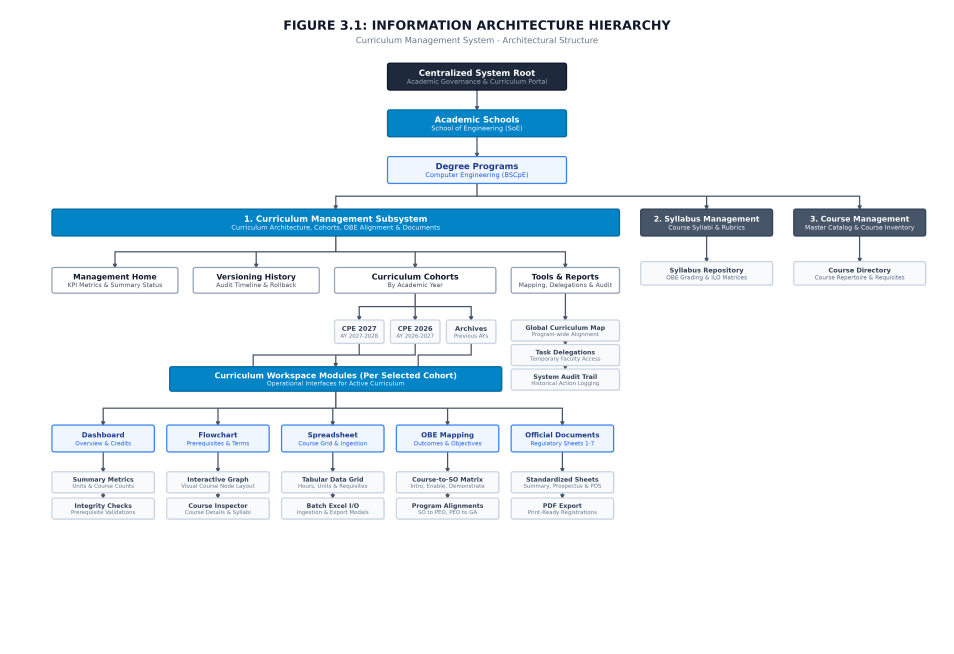
#> input picture generated_graphs/Figure_3.1_Information_Architecture_Flowchart.png, 4770 x 3270 px (shown at 1/5 size)
$ python -i process_all_wireframes.py   (imports and definitions only)
#> lines starting #> are read from the running program, lines starting #| are printed output that depends on the picture; after the words box and inside, x2 and y2 are one past the last pixel; in counts of white or black regions, pixels touching at a corner belong together
import os
import shutil
import zipfile
from PIL import Image, ImageOps, ImageFilter, ImageDraw, ImageFont
import numpy as np

def generate_unbranded_wireframe(src_screen_path, browser_url="system://curriculum-management"):
#> called with browser_url = 'system://curriculum-management'
    target_w, target_h = 3270, 2070
    chrome_h = 100
    content_h = target_h - chrome_h

    # 1. Load source screenshot
    src = Image.open(src_screen_path).convert('RGB')
    src_resized = src.resize((target_w, content_h), Image.Resampling.LANCZOS)

    # 2. Convert to grayscale array
    arr = np.array(src_resized.convert('L'), dtype=np.float32)
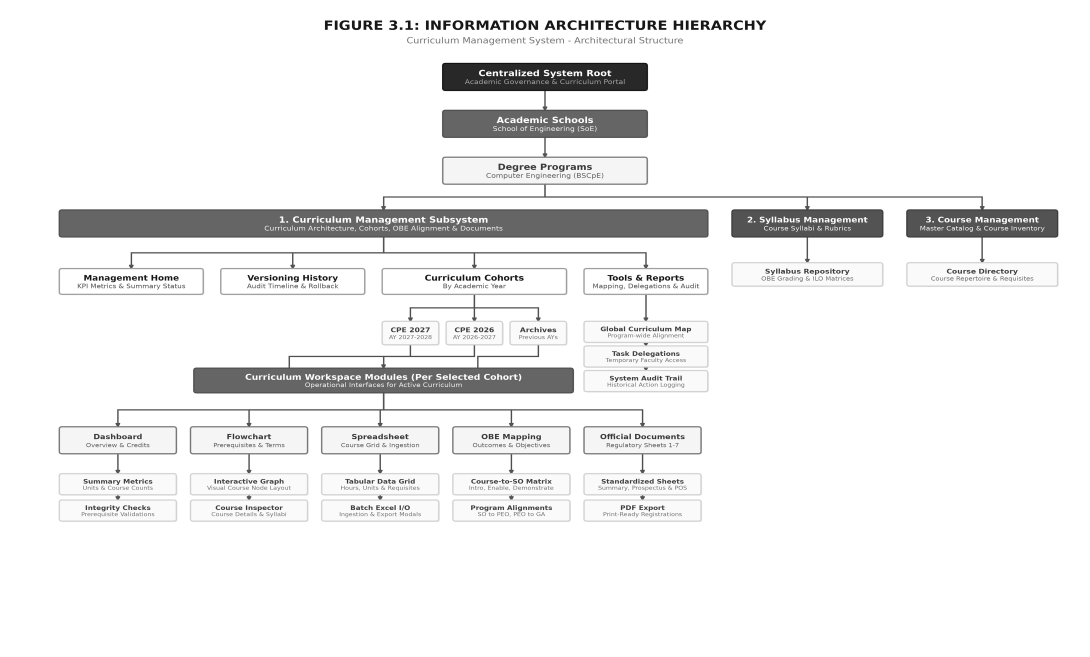
#> arr: shape (1970, 3270) float32 (shown at 1/3 size); min 1, max 255, mean 239.5

    # Clean edge detection
    pil_gray = Image.fromarray(arr.astype(np.uint8))
    edges = np.array(pil_gray.filter(ImageFilter.FIND_EDGES), dtype=np.float32)

    # Base white canvas
    wf = np.ones_like(arr) * 255.0

    # Cards & section background (light gray #F8FAFC)
    card_mask = (arr >= 225) & (arr <= 248)
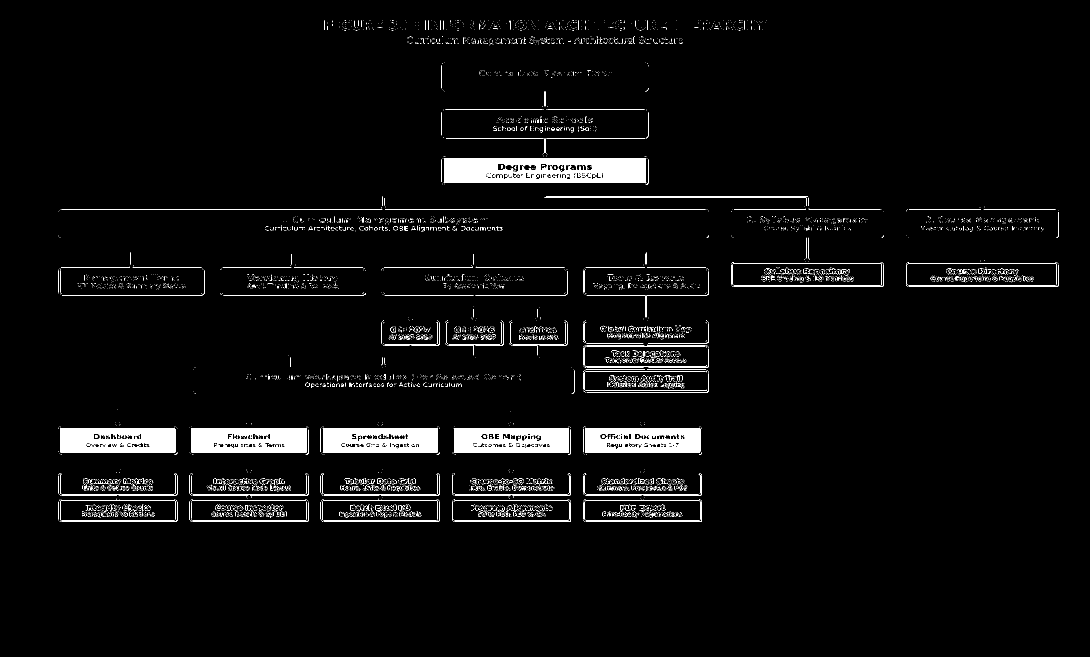
#> card_mask: shape (1970, 3270) bool (shown at 1/3 size); 3.2% white; 11156 white regions (10933 under 20 px), largest, box (x1, y1, x2, y2) and area: (1331, 474, 1939, 550) 37594, (181, 1283, 527, 1359) 22196, (574, 1283, 920, 1359) 22172
    wf[card_mask] = 250.0

    # Edges become crisp black lines
    edge_mask = edges > 25
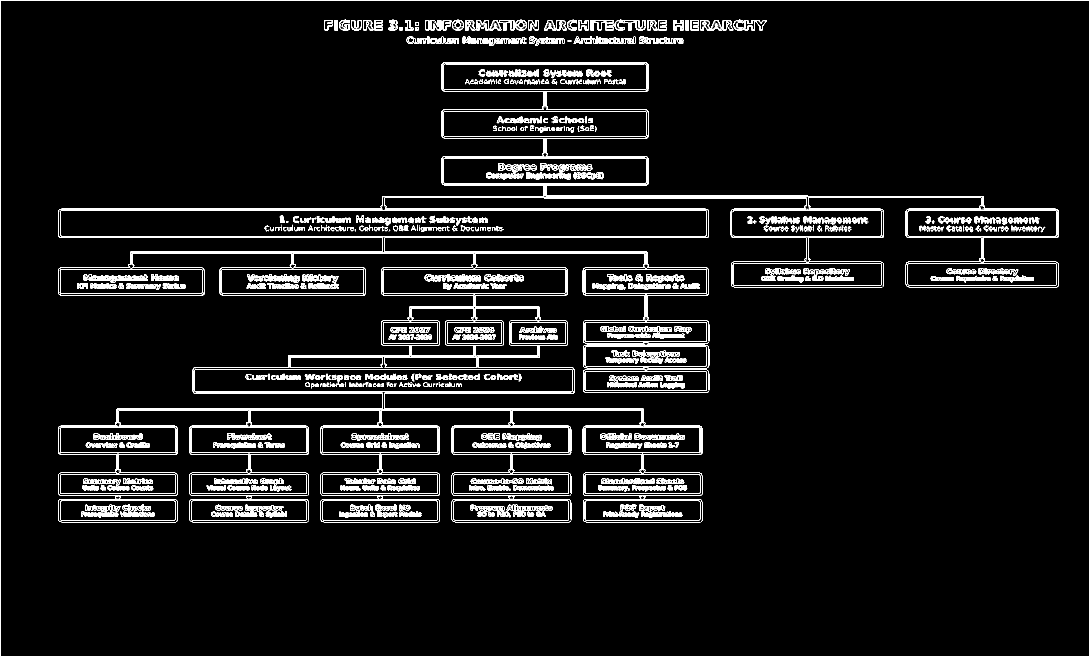
#> edge_mask: shape (1970, 3270) bool (shown at 1/3 size); 4.3% white in thin lines or dots
    wf[edge_mask] = np.clip(255.0 - (edges[edge_mask] * 2.3), 0, 0)

    # Dark text and dark buttons become solid black
    text_mask = arr < 135
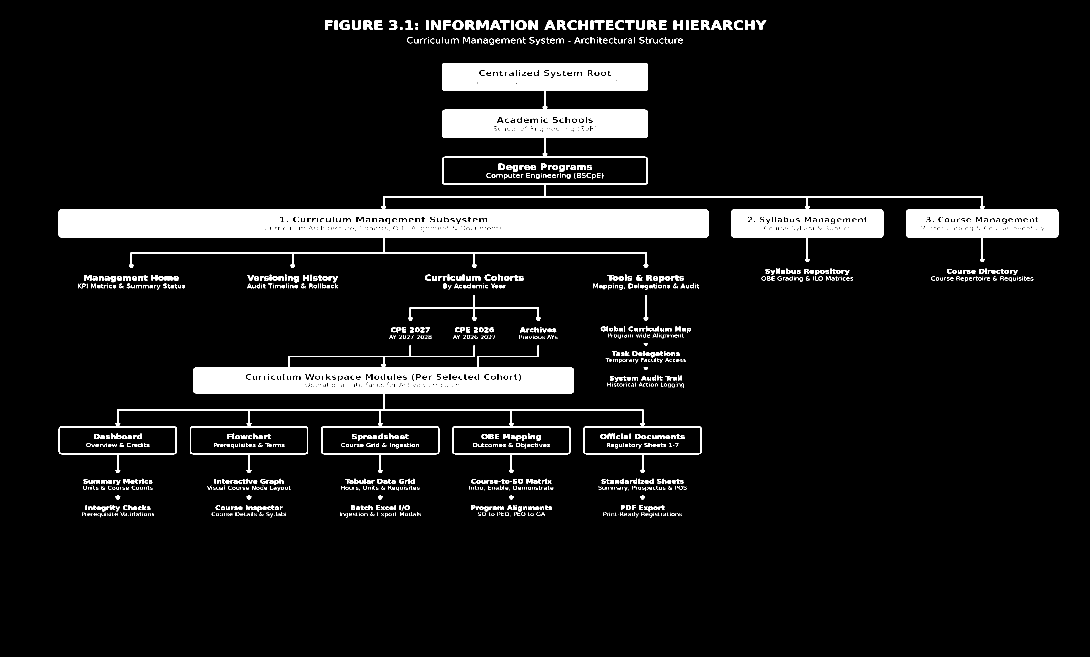
#> text_mask: shape (1970, 3270) bool (shown at 1/3 size); 8% white; 1496 white regions (662 under 20 px), largest, box (x1, y1, x2, y2) and area: (176, 189, 3175, 804) 337865, (176, 1036, 2105, 1419) 101748, (1224, 885, 1622, 962) 1938
    wf[text_mask] = np.clip(arr[text_mask] * 0.5, 0, 0)
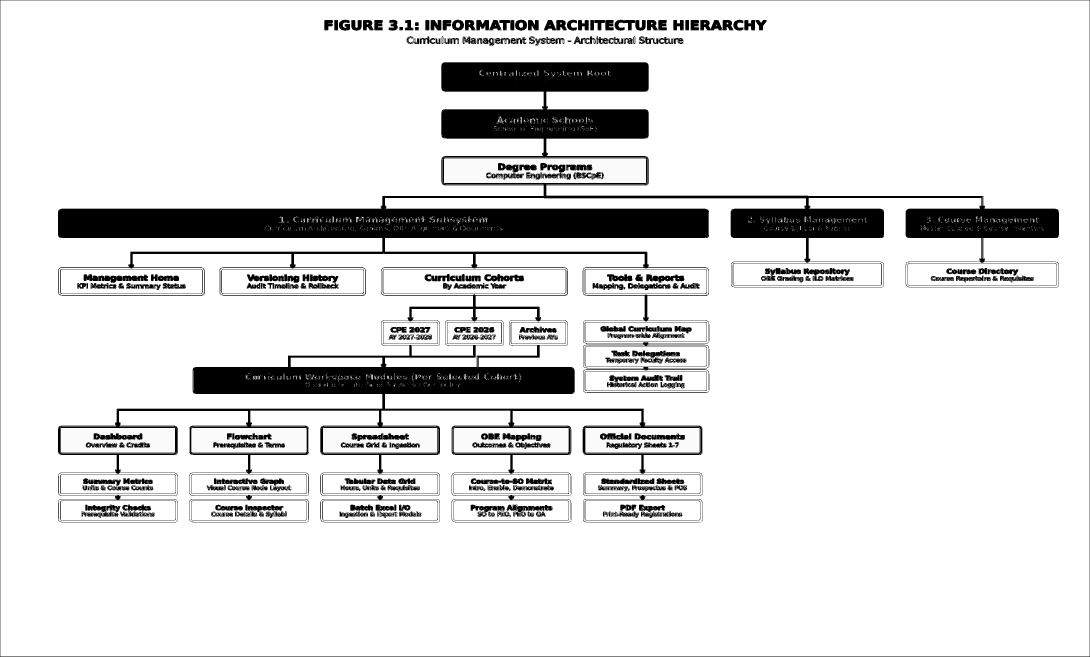
#> wf: shape (1970, 3270) float32 (shown at 1/3 size); min 0, max 255, mean 224.9

    # Mid-tones
    mid_mask = (arr >= 135) & (arr < 210)
#> mid_mask: shape (1970, 3270) bool; 1.4% white in thin lines or dots, all inside (x1, y1, x2, y2) = (176, 61, 3175, 1565)
    wf[mid_mask] = np.clip(arr[mid_mask] * 0.6 + 40, 50, 120)

    wf_img = Image.fromarray(np.clip(wf, 0, 255).astype(np.uint8)).convert('RGB')
    draw_wf = ImageDraw.Draw(wf_img)

    # 3. MASK ALL BRANDING
    sidebar_w = int(target_w * (300 / 1600)) # ~613px

    # Top-Left Logo & Title in Sidebar (replace APC branding with clean unbranded box)
    draw_wf.rectangle([0, 0, sidebar_w, 140], fill=(255, 255, 255), outline=(0, 0, 0), width=2)
    # Logo box
    draw_wf.rectangle([25, 25, 140, 115], fill=(245, 247, 250), outline=(0, 0, 0), width=2)
    try:
        font_logo = ImageFont.truetype("arialbd.ttf", 20)
        font_title = ImageFont.truetype("arialbd.ttf", 22)
        font_sub = ImageFont.truetype("arial.ttf", 16)
        font_chrome = ImageFont.truetype("arial.ttf", 26)
    except:
        font_logo = font_title = font_sub = font_chrome = ImageFont.load_default()

    draw_wf.text((50, 58), "LOGO", fill=(0, 0, 0), font=font_logo)
    draw_wf.text((160, 40), "ACADEMIC SYSTEM", fill=(0, 0, 0), font=font_title)
    draw_wf.text((160, 75), "Curriculum Management", fill=(100, 100, 100), font=font_sub)

    # Bottom-Left User Profile in Sidebar (remove admin@apc.edu.ph branding)
    user_y1 = content_h - 120
    draw_wf.rectangle([0, user_y1, sidebar_w, content_h], fill=(255, 255, 255), outline=(0, 0, 0), width=2)
    draw_wf.rectangle([25, user_y1 + 20, 95, user_y1 + 95], fill=(30, 41, 59), outline=(0, 0, 0), width=2)
    draw_wf.text((45, user_y1 + 45), "SA", fill=(255, 255, 255), font=font_logo)
    draw_wf.text((115, user_y1 + 35), "System Administrator", fill=(0, 0, 0), font=font_title)
    draw_wf.text((115, user_y1 + 68), "role: administrator", fill=(100, 100, 100), font=font_sub)

    # Specific masks for school seal in School Overview card if present
    if 'image146' in src_screen_path or 'image98' in src_screen_path:
        # Mask APC seal circle in center of engineering card
        # Around x: 1000 to 1250, y: 700 to 950
        draw_wf.rectangle([1030, 720, 1200, 890], fill=(245, 247, 250), outline=(0, 0, 0), width=2)
        draw_wf.text((1075, 790), "LOGO", fill=(0, 0, 0), font=font_logo)

    # 4. FINAL CANVAS WITH BROWSER CHROME
    final_canvas = Image.new('RGB', (target_w, target_h), (255, 255, 255))
#> final_canvas: PIL image 3270x2070 RGB; every value is 255
    draw_final = ImageDraw.Draw(final_canvas)

    # Draw Chrome Header
    draw_final.rectangle([0, 0, target_w, chrome_h], fill=(245, 247, 250), outline=(0, 0, 0), width=3)

    # 3 Window Circles
    circle_y = chrome_h // 2
    r = 14
    for idx, cx in enumerate([50, 95, 140]):
        draw_final.ellipse([cx - r, circle_y - r, cx + r, circle_y + r], fill=(255, 255, 255), outline=(0, 0, 0), width=3)

    # Address Bar
    bar_x1, bar_y1 = 200, 20
    bar_x2, bar_y2 = 1800, chrome_h - 20
    draw_final.rounded_rectangle([bar_x1, bar_y1, bar_x2, bar_y2], radius=6, fill=(255, 255, 255), outline=(0, 0, 0), width=3)
    draw_final.text((bar_x1 + 30, circle_y - 14), browser_url, fill=(0, 0, 0), font=font_chrome)

    # Paste wireframe content
    final_canvas.paste(wf_img, (0, chrome_h))
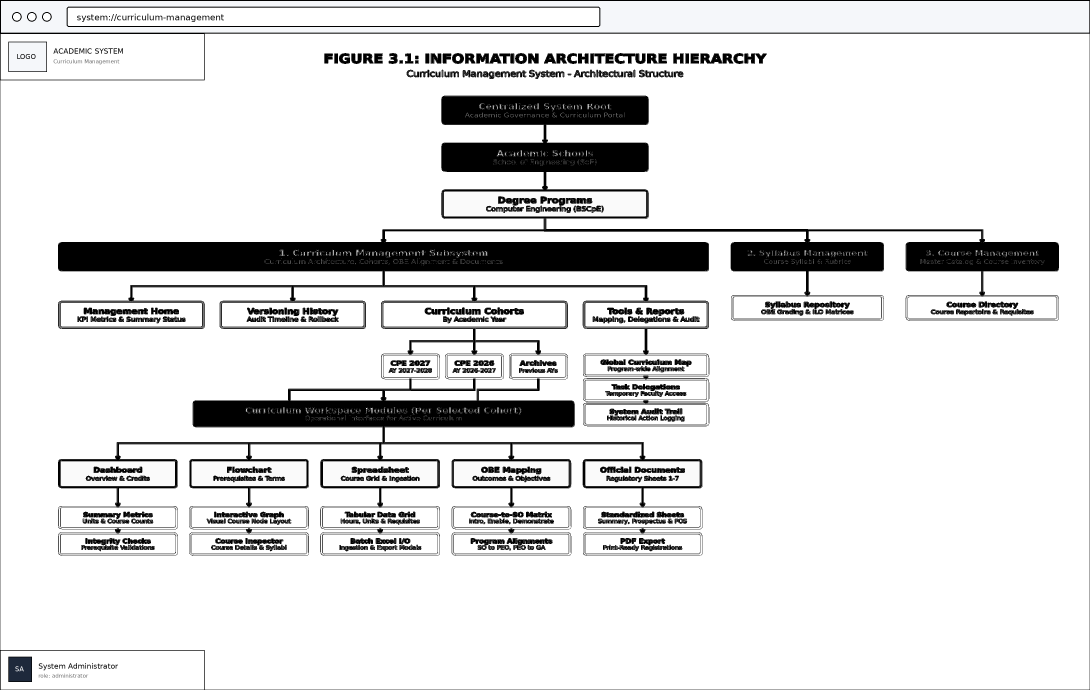
#> final_canvas: PIL image 3270x2070 RGB (shown at 1/3 size); mean R, G, B 224, 224, 224.1

    # Outer frame border
    draw_final.rectangle([0, 0, target_w - 1, target_h - 1], outline=(0, 0, 0), width=4)

    return final_canvas

# [81 lines left out: function main, not called in this run]

# [2 lines not run here, left out]

>>> result = generate_unbranded_wireframe('../generated_graphs/Figure_3.1_Information_Architecture_Flowchart.png')
